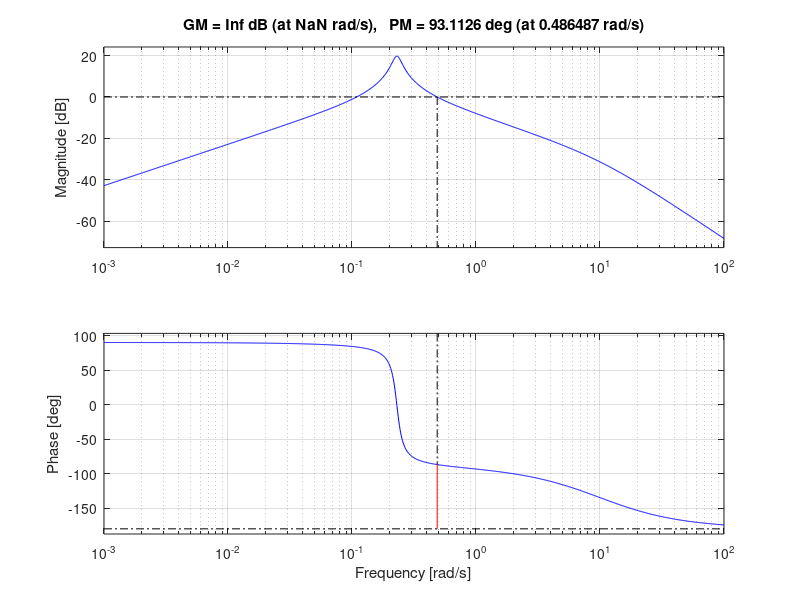
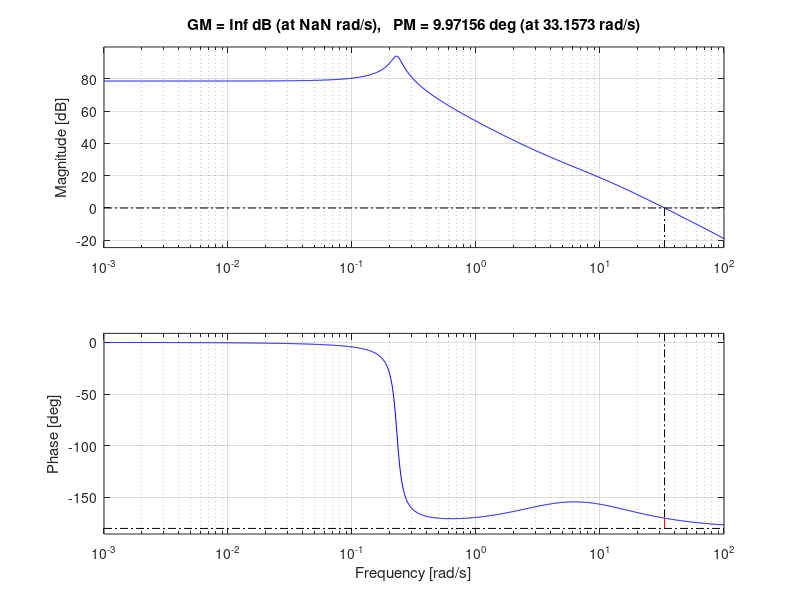
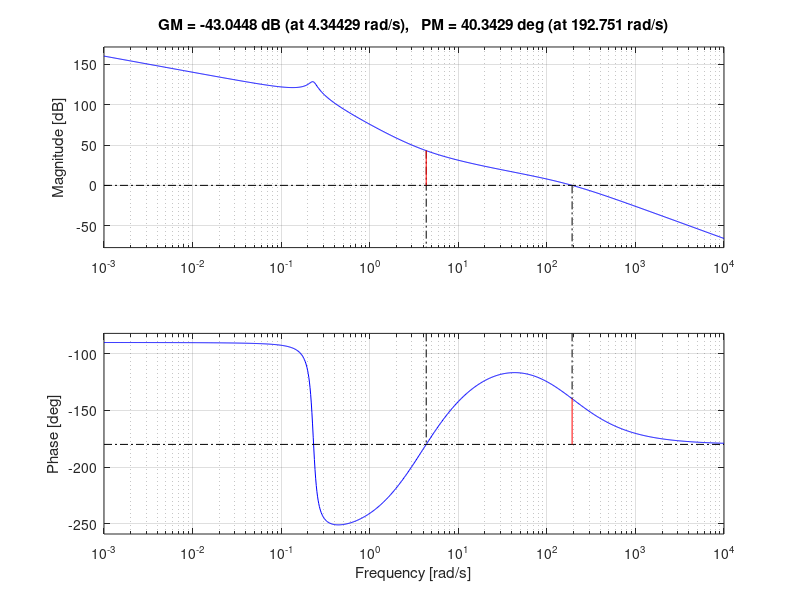
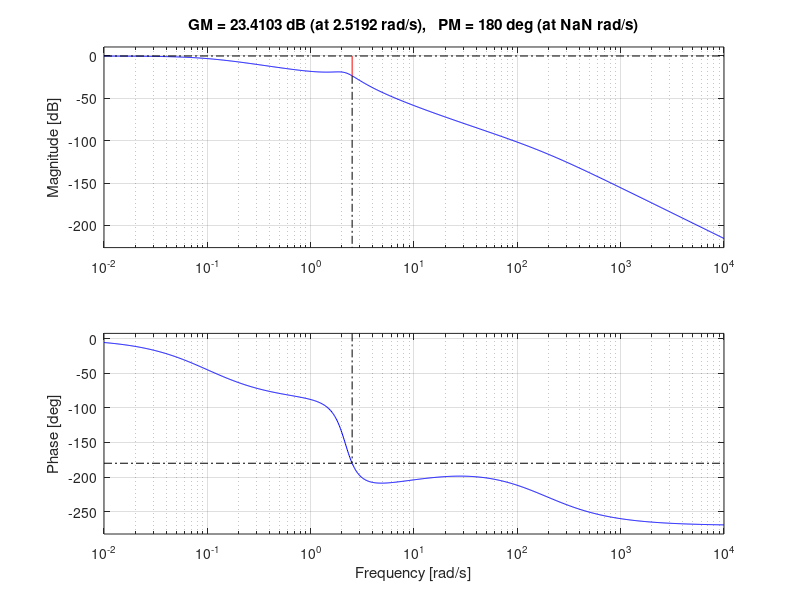

The MATLAB script that drew these images, in order: (Note: this script raises an error after producing the figures.)
%Problem 5 
% Part a 
clc; close all; clear all; 

num = [0.038 0];
den = [1 0.039 0.053];

Air_dyns = tf(num,den)

Eng_dyns = tf([10],[10 1])

Servo_dyns = tf([1],[0.1 1])

Sen_dyns = tf([10 1],[1])

sys = Servo_dyns*Eng_dyns*Air_dyns*Sen_dyns
sys1 = Servo_dyns*Eng_dyns*Air_dyns;

figure 
hold on 
x1 = .0001:.0001:2*pi*1;
y1 = 26*ones(size(x1));
y2 = 0:0.01:26; 
x2 = 2*pi*1*ones(size(y2));
% plot(x1,y1,'k')
plot(x1,y1,'r',x2,y2,'r','LineWidth',1.5)
hold on 
margin(sys)
hold on 

%% PI Controller 
% Kp = 400; 
% Ki = 50;
K = 300;
% Ki = 1;

w_pi = 4; % rad/s 
tau_pi = 1/w_pi; 

% Kp = 1;
Ki = K/tau_pi; 

C1 = tf([K*tau_pi K],[tau_pi 0])
L_1 = C1*sys

figure 
hold on 
% x1 = .0001:.0001:2*pi*1;
% y1 = 26*ones(size(x1));
% y2 = 0:0.01:26; 
% x2 = 2*pi*1*ones(size(y2));
% plot(x1,y1,'k')
plot(x1,y1,'r',x2,y2,'r','LineWidth',1.5)
hold on 
margin(L_1)

%% Lead Compensator
[Gm,Pm,Wgm,Wpm] = margin(C1*sys)

del_Pm = 40.4 - Pm + 5
% alpha = (1-sind(del_Pm)/(1+ sind(del_Pm)))
alpha = 0.067
% alpha = 0.8
k = 0.01; 
% k = 1.02;
% syms k real  
Wc = Wpm; 
% tau = 1/(Wc*sqrt(alpha))
tau = 0.082
C2 = tf([k*tau k],[alpha*tau 1])

L_s = C1*C2*L_1
figure 
hold on 
% x1 = .01:.0001:1;
% y1 = 26*ones(size(x1));
plot(x1,y1,'k');
plot(x1,y1,'r',x2,y2,'r','LineWidth',1.5)
hold on 
margin(L_s)
figure 
cl_sysLPI = feedback(C1*C2*Servo_dyns*Eng_dyns*Air_dyns, Sen_dyns);
margin(cl_sysLPI)
 hold on 

%%
figure 
step(cl_sysLPI)
stepinfo(cl_sysLPI)
bandwidth(cl_sysLPI)
t = [0:0.1: 1000];
w = 0.16/100;
u = sin(2*pi*w*t); 

y1 = lsim(cl_sysLPI,u,t);
figure 
plot(t,y1,t,u); 
legend('y', 'u')
ylabel('Amplitude');
xlabel('Time (s)')
hold on 

e = (u' - y1) ; 
figure 
plot(t,e);
legend('eror')


